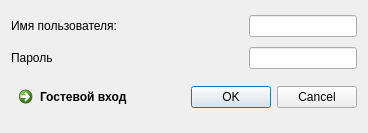
<?xml version="1.0" encoding="UTF-8"?>
<ui version="4.0">
 <class>DialogEnterSoft</class>
 <widget class="QDialog" name="DialogEnterSoft">
  <property name="geometry">
   <rect>
    <x>0</x>
    <y>0</y>
    <width>366</width>
    <height>133</height>
   </rect>
  </property>
  <property name="maximumSize">
   <size>
    <width>600</width>
    <height>200</height>
   </size>
  </property>
  <property name="windowTitle">
   <string>Dialog</string>
  </property>
  <property name="windowIcon">
   <iconset resource="images.qrc">
    <normaloff>:/icon/icon/icon.png</normaloff>:/icon/icon/icon.png</iconset>
  </property>
  <layout class="QGridLayout" name="gridLayout">
   <item row="0" column="0" colspan="2">
    <widget class="QLabel" name="label">
     <property name="text">
      <string>Имя пользователя:</string>
     </property>
    </widget>
   </item>
   <item row="0" column="2">
    <spacer name="horizontalSpacer">
     <property name="orientation">
      <enum>Qt::Horizontal</enum>
     </property>
     <property name="sizeHint" stdset="0">
      <size>
       <width>28</width>
       <height>20</height>
      </size>
     </property>
    </spacer>
   </item>
   <item row="0" column="3">
    <widget class="QLineEdit" name="lineEditName">
     <property name="toolTip">
      <string>Введите имя пользователя</string>
     </property>
     <property name="maxLength">
      <number>128</number>
     </property>
    </widget>
   </item>
   <item row="1" column="0">
    <widget class="QLabel" name="label_2">
     <property name="text">
      <string>Пароль</string>
     </property>
    </widget>
   </item>
   <item row="1" column="1" colspan="2">
    <spacer name="horizontalSpacer_2">
     <property name="orientation">
      <enum>Qt::Horizontal</enum>
     </property>
     <property name="sizeHint" stdset="0">
      <size>
       <width>34</width>
       <height>20</height>
      </size>
     </property>
    </spacer>
   </item>
   <item row="1" column="3">
    <widget class="QLineEdit" name="lineEditPassword">
     <property name="toolTip">
      <string>Введите пароль пользователя</string>
     </property>
     <property name="inputMethodHints">
      <set>Qt::ImhHiddenText|Qt::ImhNoAutoUppercase|Qt::ImhNoPredictiveText|Qt::ImhSensitiveData</set>
     </property>
     <property name="maxLength">
      <number>256</number>
     </property>
     <property name="echoMode">
      <enum>QLineEdit::Password</enum>
     </property>
    </widget>
   </item>
   <item row="2" column="0">
    <widget class="QCommandLinkButton" name="commandLinkButtonGuest">
     <property name="toolTip">
      <string>Вход под учетной записью &quot;Гость&quot;</string>
     </property>
     <property name="text">
      <string>Гостевой вход</string>
     </property>
    </widget>
   </item>
   <item row="2" column="2" colspan="2">
    <widget class="QDialogButtonBox" name="buttonBox">
     <property name="standardButtons">
      <set>QDialogButtonBox::Cancel|QDialogButtonBox::Ok</set>
     </property>
    </widget>
   </item>
  </layout>
 </widget>
 <resources>
  <include location="images.qrc"/>
 </resources>
 <connections/>
</ui>
